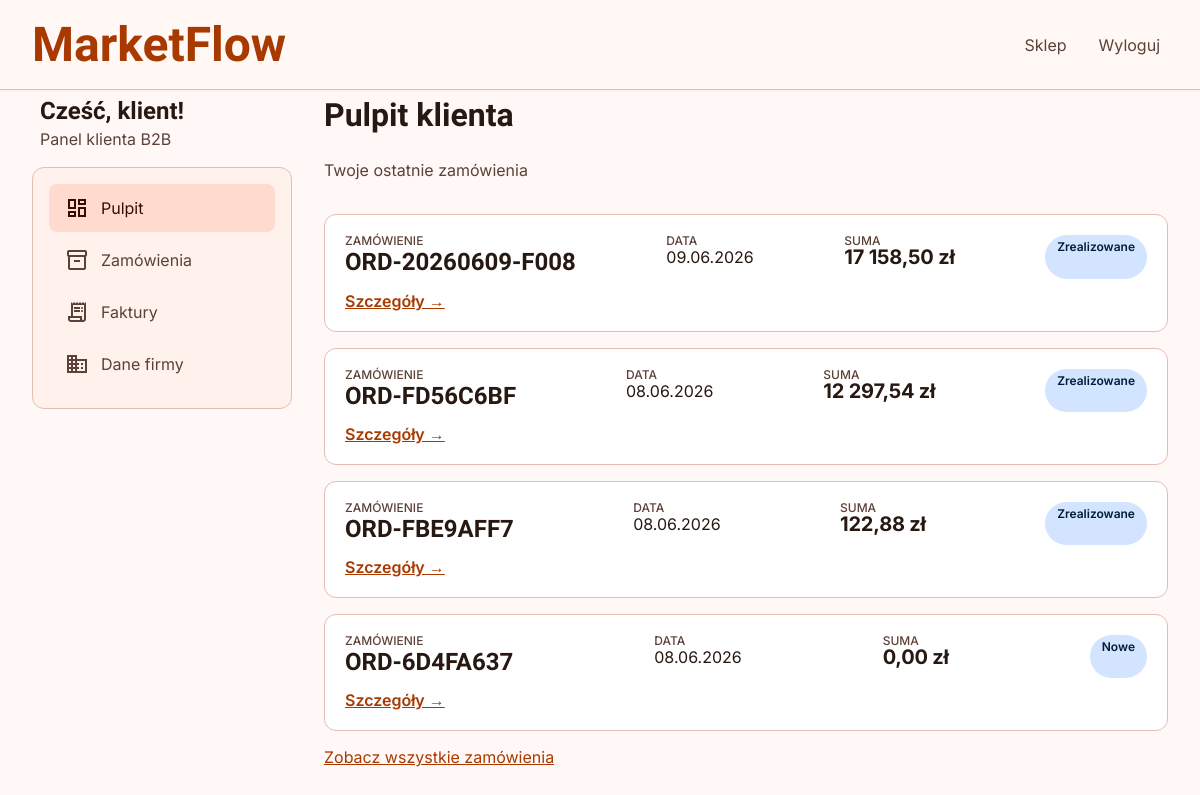
Page /ZZZ/panel/index.php (signed in) on the committed database.
### tables this page shows
CREATE TABLE `users` (
  `id` bigint(20) NOT NULL,
  `customer_id` bigint(20) DEFAULT NULL,
  `username` varchar(128) NOT NULL,
  `password_hash` varchar(255) NOT NULL,
  `email` varchar(128) NOT NULL,
  `role_id` smallint(6) NOT NULL,
  `is_active` tinyint(1) NOT NULL DEFAULT 1,
  `created_at` timestamp NOT NULL DEFAULT current_timestamp()
);

CREATE TABLE `orders` (
  `id` bigint(20) NOT NULL,
  `order_number` varchar(64) NOT NULL,
  `customer_id` bigint(20) NOT NULL,
  `user_id` bigint(20) DEFAULT NULL,
  `status` varchar(32) NOT NULL DEFAULT 'CREATED',
  `total_net` decimal(18,4) NOT NULL DEFAULT 0.0000,
  `total_gross` decimal(18,4) NOT NULL DEFAULT 0.0000,
  `created_at` timestamp NOT NULL DEFAULT current_timestamp(),
  `updated_at` timestamp NOT NULL DEFAULT current_timestamp() ON UPDATE current_timestamp()
);

### ZZZ/config/database.php (called while the page is built, shortened)
<?php
function loadEnv(string $path): array
{
    $env = [];
    if (!is_readable($path)) {
        return $env;
    }
    return $env;
}
function db(): PDO
{
    static $pdo = null;
    if ($pdo instanceof PDO) {
        return $pdo;
    }
    $root = dirname(__DIR__);
    $env = loadEnv($root . '/.env');
    if ($env === []) {
        $env = loadEnv($root . '/.env.example');
    }
    $host = $env['DB_HOST'] ?? '127.0.0.1';
    $port = $env['DB_PORT'] ?? '3306';
    $name = $env['DB_NAME'] ?? 'warehouse';
    $user = $env['DB_USER'] ?? 'root';
    $pass = $env['DB_PASS'] ?? '';
    $dsn = sprintf('mysql:host=%s;port=%s;dbname=%s;charset=utf8mb4', $host, $port, $name);
    $pdo = new PDO($dsn, $user, $pass, [
        PDO::ATTR_ERRMODE => PDO::ERRMODE_EXCEPTION,
        PDO::ATTR_DEFAULT_FETCH_MODE => PDO::FETCH_ASSOC,
        PDO::ATTR_EMULATE_PREPARES => false,
    ]);
    return $pdo;
}

### ZZZ/includes/helpers.php (called while the page is built, shortened)
<?php
function e(?string $value): string
{
    return htmlspecialchars((string) $value, ENT_QUOTES, 'UTF-8');
}
function appConfig(string $key, mixed $default = null): mixed
{
    static $env = null;
    if ($env === null) {
        $root = dirname(__DIR__);
        $env = loadEnv($root . '/.env');
        if ($env === []) {
            $env = loadEnv($root . '/.env.example');
        }
    }
    return $env[$key] ?? $default;
}
function formatMoney(float $amount): string
{
    return number_format($amount, 2, ',', ' ') . ' zł';
}
function orderStatusLabel(string $status): string
{
    return match ($status) {
        'NEW', 'CREATED' => 'Nowe',
        'CONFIRMED' => 'Potwierdzone',
        'SHIPPED' => 'Wysłane',
        'COMPLETED' => 'Zrealizowane',
        'CANCELLED' => 'Anulowane',
        default => $status,
    };
}
    return 'ORD-' . strtoupper(bin2hex(random_bytes(4)));

### ZZZ/includes/bootstrap.php (called while the page is built, shortened)
<?php
require_once dirname(__DIR__) . '/config/database.php';
require_once __DIR__ . '/helpers.php';
require_once __DIR__ . '/repositories/OrderRepository.php';
require_once __DIR__ . '/repositories/UserRepository.php';
require_once __DIR__ . '/auth.php';
function appUrl(string $path = ''): string
{
    $base = rtrim((string) appConfig('APP_URL', ''), '/');
    return $base . $path;
}

### ZZZ/includes/auth.php (called while the page is built, shortened)
<?php
function currentUser(): ?array
{
    static $user = null;
    if ($user !== null) {
        return $user;
    }
    $repo = new UserRepository(db());
    $user = $repo->findById((int) $_SESSION['user_id']);
    return $user ?: null;
}
function isLoggedIn(): bool
{
    return currentUser() !== null;
}
function userRole(): ?string
{
    $user = currentUser();
    return $user['role_name'] ?? null;
}
function requireLogin(string $redirectTo = '/public/login.php'): void
{
    if (!isLoggedIn()) {
        $base = rtrim((string) appConfig('APP_URL', ''), '/');
        redirect($base . $redirectTo);
    }
}
function requireRole(string $role): void
{
    requireLogin();
}
function customerId(): ?int
{
    $user = currentUser();
    return (int) $user['customer_id'];
}

### ZZZ/includes/repositories/UserRepository.php (called while the page is built, shortened)
<?php
class UserRepository
{
    public function findById(int $id): ?array
    {
        $stmt = $this->pdo->prepare('SELECT u.*, r.name AS role_name FROM users u
            JOIN roles r ON r.id = u.role_id WHERE u.id = ?');
        $stmt->execute([$id]);
        $row = $stmt->fetch();
        return $row ?: null;
    }
}

### ZZZ/includes/repositories/OrderRepository.php (called while the page is built, shortened)
<?php
class OrderRepository
{
    public function findByCustomer(int $customerId, int $limit = 50): array
    {
        $stmt = $this->pdo->prepare('SELECT * FROM orders WHERE customer_id = ? ORDER BY created_at DESC LIMIT ?');
        $stmt->bindValue(1, $customerId, PDO::PARAM_INT);
        $stmt->bindValue(2, $limit, PDO::PARAM_INT);
        $stmt->execute();
        return $stmt->fetchAll();
    }
}

### ZZZ/panel/index.php (the view, shortened to what this page needs)
<?php
require_once dirname(__DIR__) . '/includes/bootstrap.php';
requireRole('customer');
require_once dirname(__DIR__) . '/includes/layout/panel_layout.php';
$customerId = customerId();
$orderRepo = new OrderRepository($pdo);
$orders = $customerId ? $orderRepo->findByCustomer((int)$customerId, 5) : [];
panelHeader('Pulpit', 'dashboard');
?>
<h1 class="font-headline-lg" style="margin-bottom:24px;">Pulpit klienta</h1>
<p class="font-body-md" style="margin-bottom:32px;color:var(--on-surface-variant);">Twoje ostatnie zamówienia</p>
<?php if ($orders === []): ?>
    <p>Brak zamówień. <a href="<?= e(appUrl('/public/index.php')) ?>">Przejdź do sklepu</a></p>
<?php else: ?>
    <?php foreach ($orders as $order): ?>
    <div class="order-card-panel">
        <div style="display:flex;justify-content:space-between;flex-wrap:wrap;gap:16px;margin-bottom:12px;">
            <div>
                <p class="font-label-sm" style="color:var(--on-surface-variant);">ZAMÓWIENIE</p>
                <p class="font-headline-md"><?= e($order['order_number']) ?></p>
            </div>
            <div>
                <p class="font-label-sm" style="color:var(--on-surface-variant);">DATA</p>
                <p><?= e(date('d.m.Y', strtotime($order['created_at']))) ?></p>
            </div>
            <div>
                <p class="font-label-sm" style="color:var(--on-surface-variant);">SUMA</p>
                <p class="font-price-display"><?= e(formatMoney((float) $order['total_gross'])) ?></p>
            </div>
            <span class="badge"><?= e(orderStatusLabel($order['status'])) ?></span>
        </div>
        <a href="<?= e(appUrl('/panel/order.php?id=' . $order['id'])) ?>" style="color:var(--primary);font-weight:600;">Szczegóły →</a>
    </div>
    <?php endforeach; ?>
    <a href="<?= e(appUrl('/panel/orders.php')) ?>" style="color:var(--primary);">Zobacz wszystkie zamówienia</a>
<?php endif; ?>
<?php panelFooter(); ?>

### ZZZ/includes/layout/panel_layout.php (shortened to what this page needs)
<?php
function panelHeader(string $title, string $active = ''): void
{
    $user = currentUser();
    ?>
<!DOCTYPE html>
<html lang="pl">
<head>
    <link rel="stylesheet" href="<?= e(appUrl('/public/assets/css/style.css')) ?>">
</head>
<body>
<nav class="navbar">
    <div class="navbar-container">
        <a href="<?= e(appUrl('/public/index.php')) ?>" class="navbar-logo">MarketFlow</a>
        <div class="navbar-actions">
            <a href="<?= e(appUrl('/public/index.php')) ?>">Sklep</a>
            <a href="<?= e(appUrl('/panel/logout.php')) ?>">Wyloguj</a>
        </div>
    </div>
</nav>
<div class="panel-wrap">
    <aside class="panel-sidebar">
        <div style="margin-bottom:16px;padding:0 8px;">
            <h2 class="font-headline-md">Cześć, <?= e($user['username'] ?? 'Klient') ?>!</h2>
            <p class="font-body-md" style="color:var(--on-surface-variant);">Panel klienta B2B</p>
        </div>
        <nav>
            <a href="<?= e(appUrl('/panel/')) ?>" class="<?= $active === 'dashboard' ? 'active' : '' ?>"><span class="material-symbols-outlined">dashboard</span> Pulpit</a>
            <a href="<?= e(appUrl('/panel/orders.php')) ?>" class="<?= $active === 'orders' ? 'active' : '' ?>"><span class="material-symbols-outlined">inventory_2</span> Zamówienia</a>
            <a href="<?= e(appUrl('/panel/invoices.php')) ?>" class="<?= $active === 'invoices' ? 'active' : '' ?>"><span class="material-symbols-outlined">receipt_long</span> Faktury</a>
            <a href="<?= e(appUrl('/panel/account.php')) ?>" class="<?= $active === 'account' ? 'active' : '' ?>"><span class="material-symbols-outlined">business</span> Dane firmy</a>
        </nav>
    </aside>
    <main class="panel-content">
    <?php
}
function panelFooter(): void
{
    ?>
    </main>
</div>
</body>
</html>
    <?php
}

### ZZZ/public/assets/css/style.css (style rules this page uses)
:root { --surface: #fff8f6; --on-surface: #271812; --surface-variant: #fadcd2; --on-surface-variant: #5b4137; --surface-container: #ffe9e3; --surface-container-low: #fff1ec; --surface-container-high: #ffe2d9; --surface-container-lowest: #ffffff; --surface-container-highest: #fadcd2; --surface-bright: #fff8f6; --surface-dim: #f1d4ca; --primary: #a83900; --on-primary: #ffffff; --primary-container: #ff5a00; --on-primary-container: #511700; --primary-fixed: #ffdbcf; --on-primary-fixed: #380d00; --primary-fixed-dim: #ffb59a; --on-primary-fixed-variant: #802900; --inverse-primary: #ffb59a; --secondary: #0050d7; --on-secondary: #ffffff; --secondary-container: #2569fe; --on-secondary-container: #fefcff; --secondary-fixed: #dbe1ff; --secondary-fixed-dim: #b4c5ff; --on-secondary-fixed: #00174c; --on-secondary-fixed-variant: #003da9; --tertiary: #0061a6; --on-tertiary: #ffffff; --tertiary-container: #0095fc; --on-tertiary-container: #002c50; --tertiary-fixed: #d2e4ff; --tertiary-fixed-dim: #a0c9ff; --on-tertiary-fixed: #001c37; --on-tertiary-fixed-variant: #00497f; --error: #ba1a1a; --on-error: #ffffff; --error-container: #ffdad6; --on-error-container: #93000a; --background: #fff8f6; --on-background: #271812; --outline: #907065; --outline-variant: #e4beb1; --inverse-surface: #3e2c26; --inverse-on-surface: #ffede7; --surface-tint: #a83900; --font-display-lg: 48px; --font-headline-lg: 32px; --font-headline-md: 24px; --font-headline-lg-mobile: 24px; --font-body-lg: 18px; --font-body-md: 16px; --font-label-md: 14px; --font-label-sm: 12px; --font-price-display: 20px; --spacing-xs: 4px; --spacing-sm: 8px; --spacing-base: 4px; --spacing-md: 16px; --spacing-lg: 24px; --spacing-xl: 32px; --spacing-2xl: 48px; --spacing-gutter: 16px; --spacing-margin-mobile: 16px; --spacing-margin-desktop: 32px; }
* { margin: 0; padding: 0; box-sizing: border-box; }
html, body { background-color: var(--surface); color: var(--on-surface); font-family: 'Inter', sans-serif; -webkit-font-smoothing: antialiased; -moz-osx-font-smoothing: grayscale; }
.font-headline-lg { font-family: 'Hanken Grotesk', sans-serif; font-size: 32px; font-weight: 700; line-height: 1.2; }
.font-headline-md { font-family: 'Hanken Grotesk', sans-serif; font-size: 24px; font-weight: 600; line-height: 1.3; }
.font-body-md { font-family: 'Inter', sans-serif; font-size: 16px; font-weight: 400; line-height: 1.5; }
.font-label-sm { font-family: 'Inter', sans-serif; font-size: 12px; font-weight: 500; line-height: 1.0; }
.font-price-display { font-family: 'Inter', sans-serif; font-size: 20px; font-weight: 700; line-height: 1.0; letter-spacing: -0.01em; }
.material-symbols-outlined { font-family: 'Material Symbols Outlined'; font-weight: 400; font-style: normal; font-size: 24px; display: inline-flex; align-items: center; justify-content: center; text-transform: none; letter-spacing: normal; word-wrap: normal; white-space: nowrap; direction: ltr; }
nav.navbar { position: fixed; top: 0; left: 0; right: 0; z-index: 50; background-color: rgba(255, 248, 246, 0.8); backdrop-filter: blur(8px); border-bottom: 1px solid var(--outline-variant); box-shadow: 0 1px 2px rgba(0, 0, 0, 0.05); padding: var(--spacing-md) var(--spacing-margin-desktop); }
.navbar-container { display: flex; align-items: center; justify-content: space-between; max-width: 1280px; margin: 0 auto; }
.navbar-logo { font-size: var(--font-display-lg); font-weight: 800; color: var(--primary); font-family: 'Hanken Grotesk', sans-serif; text-decoration: none; }
.navbar-actions { flex: 1; display: flex; align-items: center; justify-content: flex-end; gap: var(--spacing-md); }
.navbar-actions button, .navbar-actions a { background: none; border: none; cursor: pointer; padding: 8px; border-radius: 50%; color: var(--on-surface-variant); transition: background-color 0.3s ease, color 0.3s ease; text-decoration: none; }
main { padding-top: 0; }

### rows in the picture
users: username "klient"
orders: order_number "ORD-20260609-F008", created_at "09.06.2026", total_gross "17 158,50 zł", status "Zrealizowane"
orders: order_number "ORD-FD56C6BF", created_at "08.06.2026", total_gross "12 297,54 zł", status "Zrealizowane"
orders: order_number "ORD-FBE9AFF7", created_at "08.06.2026", total_gross "122,88 zł", status "Zrealizowane"
orders: order_number "ORD-6D4FA637", created_at "08.06.2026", total_gross "0,00 zł", status "Nowe"
